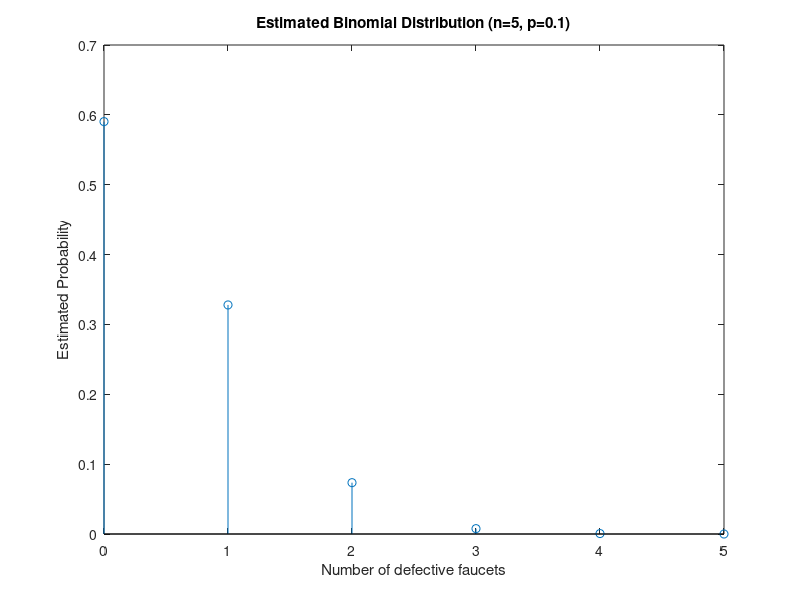

Write the MATLAB code that produced this figure.
p = 0.1;
n = 5;
Nexp = 100000;

experiments = rand(n, Nexp);
defects = experiments < p;
results = sum(defects);

% Estimate probabilities
probabilities = zeros(1, n+1);

for k = 0:n
    probabilities(k+1) = sum(results == k) / Nexp;
end

stem(0:n, probabilities)
xlabel('Number of defective faucets')
ylabel('Estimated Probability')
title('Estimated Binomial Distribution (n=5, p=0.1)')
